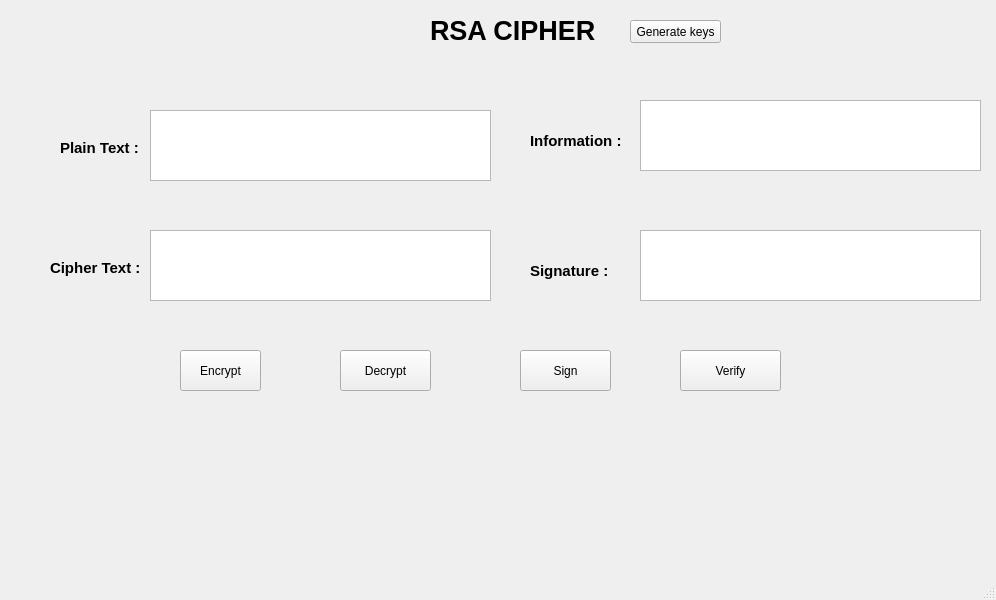
<?xml version="1.0" encoding="UTF-8"?>
<ui version="4.0">
 <class>MainWindow</class>
 <widget class="QMainWindow" name="MainWindow">
  <property name="geometry">
   <rect>
    <x>0</x>
    <y>0</y>
    <width>996</width>
    <height>600</height>
   </rect>
  </property>
  <property name="windowTitle">
   <string>MainWindow</string>
  </property>
  <widget class="QWidget" name="centralwidget">
   <widget class="QLabel" name="label">
    <property name="geometry">
     <rect>
      <x>430</x>
      <y>0</y>
      <width>251</width>
      <height>61</height>
     </rect>
    </property>
    <property name="font">
     <font>
      <pointsize>20</pointsize>
      <weight>75</weight>
      <bold>true</bold>
     </font>
    </property>
    <property name="text">
     <string>RSA CIPHER</string>
    </property>
   </widget>
   <widget class="QLabel" name="label_2">
    <property name="geometry">
     <rect>
      <x>60</x>
      <y>132</y>
      <width>121</width>
      <height>31</height>
     </rect>
    </property>
    <property name="font">
     <font>
      <pointsize>11</pointsize>
      <weight>75</weight>
      <bold>true</bold>
     </font>
    </property>
    <property name="text">
     <string>Plain Text :</string>
    </property>
   </widget>
   <widget class="QLabel" name="label_3">
    <property name="geometry">
     <rect>
      <x>50</x>
      <y>260</y>
      <width>131</width>
      <height>16</height>
     </rect>
    </property>
    <property name="font">
     <font>
      <pointsize>11</pointsize>
      <weight>75</weight>
      <bold>true</bold>
     </font>
    </property>
    <property name="text">
     <string>Cipher Text :</string>
    </property>
   </widget>
   <widget class="QLabel" name="label_4">
    <property name="geometry">
     <rect>
      <x>530</x>
      <y>130</y>
      <width>141</width>
      <height>21</height>
     </rect>
    </property>
    <property name="font">
     <font>
      <pointsize>11</pointsize>
      <weight>75</weight>
      <bold>true</bold>
     </font>
    </property>
    <property name="text">
     <string>Information :</string>
    </property>
   </widget>
   <widget class="QLabel" name="label_5">
    <property name="geometry">
     <rect>
      <x>530</x>
      <y>260</y>
      <width>111</width>
      <height>21</height>
     </rect>
    </property>
    <property name="font">
     <font>
      <pointsize>11</pointsize>
      <weight>75</weight>
      <bold>true</bold>
     </font>
    </property>
    <property name="text">
     <string>Signature :</string>
    </property>
   </widget>
   <widget class="QTextEdit" name="txt_plaintext">
    <property name="geometry">
     <rect>
      <x>150</x>
      <y>110</y>
      <width>341</width>
      <height>71</height>
     </rect>
    </property>
   </widget>
   <widget class="QTextEdit" name="txt_ciphertext">
    <property name="geometry">
     <rect>
      <x>150</x>
      <y>230</y>
      <width>341</width>
      <height>71</height>
     </rect>
    </property>
   </widget>
   <widget class="QTextEdit" name="txt_information">
    <property name="geometry">
     <rect>
      <x>640</x>
      <y>100</y>
      <width>341</width>
      <height>71</height>
     </rect>
    </property>
   </widget>
   <widget class="QTextEdit" name="txt_signature">
    <property name="geometry">
     <rect>
      <x>640</x>
      <y>230</y>
      <width>341</width>
      <height>71</height>
     </rect>
    </property>
   </widget>
   <widget class="QPushButton" name="btn_encrypt">
    <property name="geometry">
     <rect>
      <x>180</x>
      <y>350</y>
      <width>81</width>
      <height>41</height>
     </rect>
    </property>
    <property name="text">
     <string>Encrypt</string>
    </property>
   </widget>
   <widget class="QPushButton" name="btn_decrypt">
    <property name="geometry">
     <rect>
      <x>340</x>
      <y>350</y>
      <width>91</width>
      <height>41</height>
     </rect>
    </property>
    <property name="text">
     <string>Decrypt</string>
    </property>
   </widget>
   <widget class="QPushButton" name="btn_generatekey">
    <property name="geometry">
     <rect>
      <x>630</x>
      <y>20</y>
      <width>91</width>
      <height>23</height>
     </rect>
    </property>
    <property name="text">
     <string>Generate keys</string>
    </property>
   </widget>
   <widget class="QPushButton" name="btn_sign">
    <property name="geometry">
     <rect>
      <x>520</x>
      <y>350</y>
      <width>91</width>
      <height>41</height>
     </rect>
    </property>
    <property name="text">
     <string>Sign</string>
    </property>
   </widget>
   <widget class="QPushButton" name="btn_verify">
    <property name="geometry">
     <rect>
      <x>680</x>
      <y>350</y>
      <width>101</width>
      <height>41</height>
     </rect>
    </property>
    <property name="text">
     <string>Verify</string>
    </property>
   </widget>
  </widget>
  <widget class="QMenuBar" name="menubar">
   <property name="geometry">
    <rect>
     <x>0</x>
     <y>0</y>
     <width>996</width>
     <height>21</height>
    </rect>
   </property>
  </widget>
  <widget class="QStatusBar" name="statusbar"/>
 </widget>
 <resources/>
 <connections/>
</ui>
